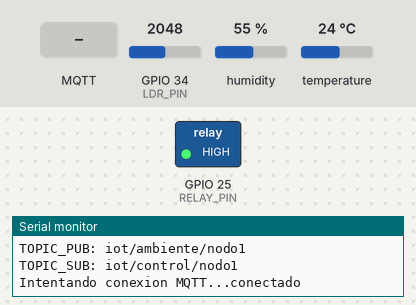
Bench run of a sketch on a simulated ESP32. On the bench: switched loads named in the sketch (green lamp = pin HIGH), the last lines printed to the serial monitor. The inputs (shaded band) are chosen by the test bench; at power-on: GPIO 34 (LDR_PIN) = 2048, humidity 55 %, temperature 24 °C. WiFi joins after 1.5 s; servers stay silent unless stated; no MQTT or app messages arrive unless stated.

Above: at 2.7 s.
2.8 s: MQTT message "1" arrives on the first subscribed topic
At 3.7 s:
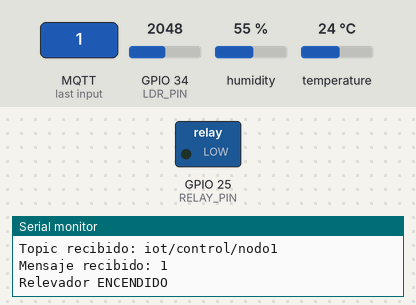
4.3 s: MQTT message "0" arrives on the first subscribed topic
At 4.8 s:
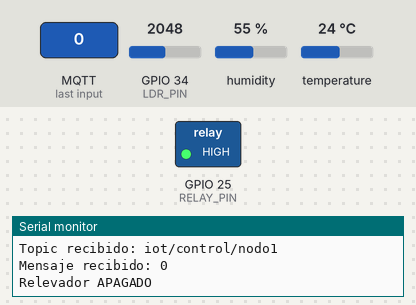
Timing chart, 0 to 7.3 s (numbered marks = the images above; inputs shaded):
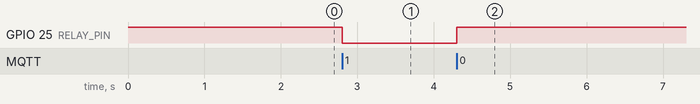

The sketch:

Codigo_ESP32.ino
```cpp
#include <WiFi.h>
#include <PubSubClient.h>
#include "DHT.h"

/////////////////////////////////////////////
// CAMBIAR SOLO ESTO EN CADA ESP32
/////////////////////////////////////////////

// Cambiar el identificador del nodo
#define NODE_ID "nodo1"      // CAMBIAR: nodo1 / nodo2 / nodo3

/////////////////////////////////////////////
// ACTIVAR / DESACTIVAR COMPONENTES
/////////////////////////////////////////////

#define USE_DHT true
#define USE_LDR true
#define USE_RELAY true

// Muchos modulos de relay en ESP32 son activos en LOW.
#define RELAY_ACTIVE_LOW true

// WiFi
const char* ssid = "Alumno";
const char* password = "Mebe2ege";

// IP del Raspberry Pi (Broker MQTT)
const char* mqtt_server = "10.10.3.133"; // Debe coincidir con la API

/////////////////////////////////////////////////
// PINES Cambiar a los que esten conectados
/////////////////////////////////////////////////

#define DHTPIN 4
#define DHTTYPE DHT22

#define LDR_PIN 34
#define RELAY_PIN 25

WiFiClient espClient;
PubSubClient client(espClient);
DHT dht(DHTPIN, DHTTYPE);

// Topics MQTT construidos automaticamente con NODE_ID
char topic_pub[64];
char topic_sub[64];

void setRelay(bool on) {
  if (!USE_RELAY) {
    return;
  }

  if (RELAY_ACTIVE_LOW) {
    digitalWrite(RELAY_PIN, on ? LOW : HIGH);
  } else {
    digitalWrite(RELAY_PIN, on ? HIGH : LOW);
  }
}

void setup_wifi() {
  delay(10);
  Serial.println();
  Serial.print("Conectando a ");
  Serial.println(ssid);

  WiFi.begin(ssid, password);

  while (WiFi.status() != WL_CONNECTED) {
    delay(500);
    Serial.print(".");
  }

  Serial.println("");
  Serial.println("WiFi conectado");
  Serial.print("IP: ");
  Serial.println(WiFi.localIP());
}

void callback(char* topic, byte* payload, unsigned int length) {
  String message;

  for (int i = 0; i < length; i++) {
    message += (char)payload[i];
  }

  message.trim();

  Serial.print("Topic recibido: ");
  Serial.println(topic);
  Serial.print("Mensaje recibido: ");
  Serial.println(message);

  if (USE_RELAY) {
    if (message == "1") {
      setRelay(true);
      Serial.println("Relevador ENCENDIDO");
    }

    if (message == "0") {
      setRelay(false);
      Serial.println("Relevador APAGADO");
    }
  }
}

void reconnect() {
  while (!client.connected()) {
    Serial.print("Intentando conexion MQTT...");
    String clientId = "ESP32-";
    clientId += NODE_ID;

    if (client.connect(clientId.c_str())) {

      Serial.println("conectado");

      client.subscribe(topic_sub);

    } else {
      Serial.print("Error, rc=");
      Serial.print(client.state());
      Serial.println(" intentando de nuevo en 5s");
      delay(5000);
    }
  }
}

void setup() {
  Serial.begin(9600);

  if (USE_RELAY) {
    pinMode(RELAY_PIN, OUTPUT);
    setRelay(false);
  }

  if (USE_DHT) {
    dht.begin();
  }

  if (USE_LDR) {
    pinMode(LDR_PIN, INPUT);
  }

  setup_wifi();

  snprintf(topic_pub, sizeof(topic_pub), "iot/ambiente/%s", NODE_ID);
  snprintf(topic_sub, sizeof(topic_sub), "iot/control/%s", NODE_ID);

  Serial.print("TOPIC_PUB: ");
  Serial.println(topic_pub);
  Serial.print("TOPIC_SUB: ");
  Serial.println(topic_sub);

  client.setServer(mqtt_server, 1883);
  client.setCallback(callback);
}

unsigned long lastMsg = 0;

void loop() {
  if (!client.connected()) {
    reconnect();
  }

  client.loop();

  unsigned long now = millis();

  if (now - lastMsg > 5000) {
    lastMsg = now;

    bool dht_ok = false;
    bool ldr_ok = false;
    bool relay_ok = false;

    float temperatura = -1.0;
    float humedad = -1.0;
    int ldr = -1;
    int luz = -1;

    if (USE_DHT) {
      temperatura = dht.readTemperature();
      humedad = dht.readHumidity();

      if (!isnan(temperatura) && !isnan(humedad)) {
        dht_ok = true;
      } else {
        Serial.println("Error leyendo DHT");
      }
    } else {
      dht_ok = false;
    }

    if (USE_LDR) {
      ldr = analogRead(LDR_PIN);

      if (ldr >= 0 && ldr <= 4095) {
        ldr_ok = true;
        luz = map(ldr, 0, 4095, 0, 100);
      } else {
        Serial.println("Error leyendo LDR");
      }
    } else {
      ldr_ok = false;
    }

    if (USE_RELAY) {
      relay_ok = true;
    } else {
      relay_ok = false;
    }

    String payload = "{";

    payload += "\"nodo\":\"";
    payload += NODE_ID;
    payload += "\",";

    payload += "\"dht_ok\":";
    payload += (dht_ok ? "true" : "false");
    payload += ",";

    payload += "\"ldr_ok\":";
    payload += (ldr_ok ? "true" : "false");
    payload += ",";

    payload += "\"relay_ok\":";
    payload += (relay_ok ? "true" : "false");
    payload += ",";

    payload += "\"temperatura\":";
    if (dht_ok) {
      payload += String(temperatura, 2);
    } else {
      payload += "null";
    }
    payload += ",";

    payload += "\"humedad\":";
    if (dht_ok) {
      payload += String(humedad, 2);
    } else {
      payload += "null";
    }
    payload += ",";

    payload += "\"luz\":";
    if (ldr_ok) {
      payload += String(luz);
    } else {
      payload += "null";
    }

    payload += "}";

    //////////////////////////////////////
    // PUBLICAR MQTT
    //////////////////////////////////////

    client.publish(topic_pub, payload.c_str());

    Serial.print("Publicado: ");
    Serial.println(payload);
  }
}
```

Measured:
- after the input at 2.8 s, GPIO 25 (RELAY_PIN): HIGH → LOW at once
- after the input at 4.3 s, GPIO 25 (RELAY_PIN): LOW → HIGH at once
